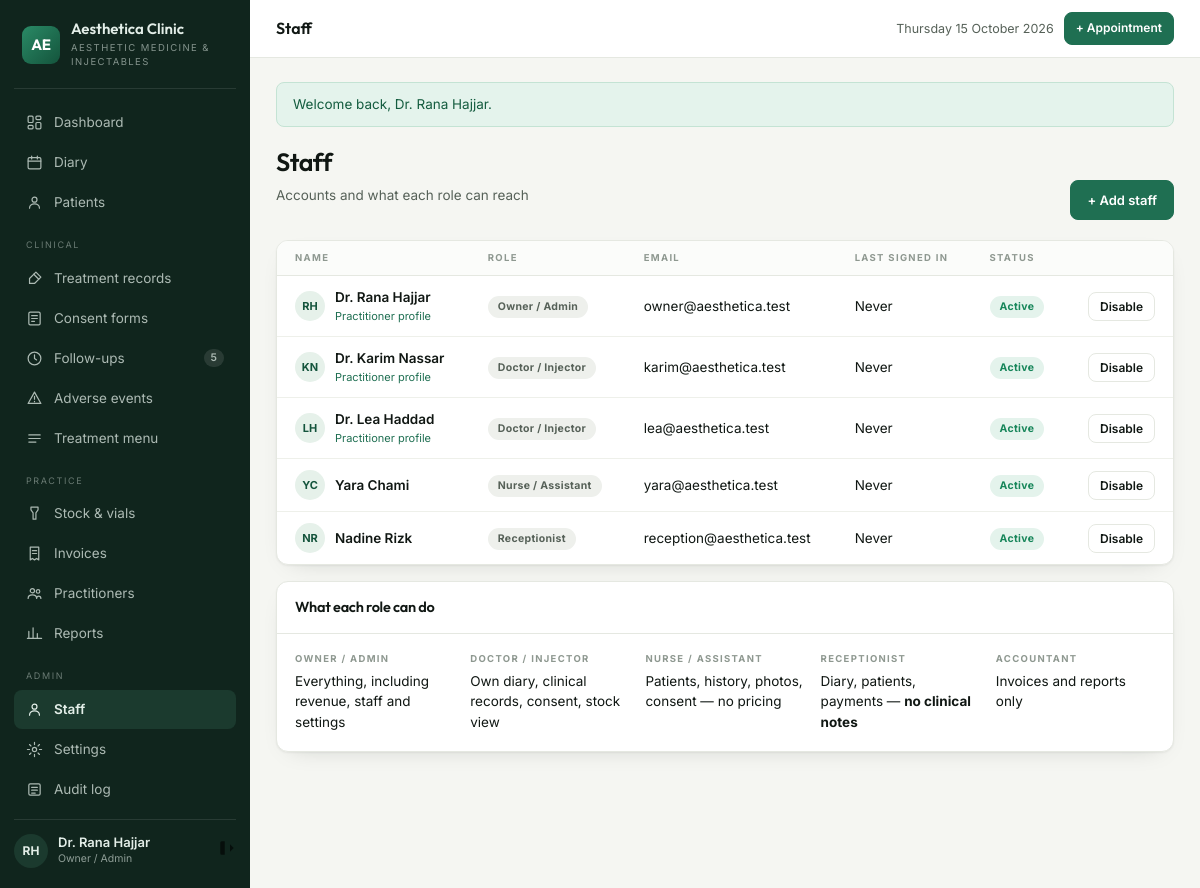
Page /staff (signed in) on the committed database.
### tables this page shows
CREATE TABLE `users` (
  `id` int(10) unsigned NOT NULL AUTO_INCREMENT,
  `role_id` tinyint(3) unsigned NOT NULL,
  `full_name` varchar(120) NOT NULL,
  `email` varchar(160) NOT NULL,
  `password_hash` varchar(255) NOT NULL,
  `phone` varchar(40) DEFAULT NULL,
  `avatar_initials` varchar(4) DEFAULT NULL,
  `is_active` tinyint(1) NOT NULL DEFAULT 1,
  `last_login_at` datetime DEFAULT NULL,
  `created_at` datetime NOT NULL DEFAULT current_timestamp(),
  `updated_at` datetime NOT NULL DEFAULT current_timestamp() ON UPDATE current_timestamp(),
  PRIMARY KEY (`id`),
  UNIQUE KEY `uq_users_email` (`email`),
  KEY `ix_users_role` (`role_id`),
  CONSTRAINT `fk_users_role` FOREIGN KEY (`role_id`) REFERENCES `roles` (`id`)
);

CREATE TABLE `roles` (
  `id` tinyint(3) unsigned NOT NULL AUTO_INCREMENT,
  `slug` varchar(40) NOT NULL,
  `name` varchar(80) NOT NULL,
  `description` varchar(255) DEFAULT NULL,
  PRIMARY KEY (`id`),
  UNIQUE KEY `uq_roles_slug` (`slug`)
);

### app/Core/View.php (called while the page is built, shortened)
<?php
final class View
{
    private static string $base = '';
    public static function setBase(string $base): void
    {
        self::$base = rtrim($base, '/');
    }
    public static function url(string $path = '/'): string
    {
        return self::$base . '/' . ltrim($path, '/');
    }
    public static function render(string $template, array $data = []): void
    {
        $content = self::capture($template, $data);
        $data['content'] = $content;
        $layout = $data['layout'] ?? 'layouts/app';
        extract($data, EXTR_SKIP);
        require __DIR__ . "/../Views/$layout.php";
    }
    public static function capture(string $template, array $data = []): string
    {
        extract($data, EXTR_SKIP);
        require __DIR__ . "/../Views/$template.php";
        return (string) ob_get_clean();
    }
}

### app/Core/Controller.php (called while the page is built, shortened)
<?php
abstract class Controller
{
    protected function view(string $template, array $data = []): void
    {
        View::render($template, $data);
    }
}

### app/Controllers/StaffController.php (called while the page is built, shortened)
<?php
final class StaffController extends Controller
{
    public function index(): void
    {
        $this->view('staff/index', [
            'title' => 'Staff',
            'staff' => DB::all(
                'SELECT u.*, r.name AS role_name, r.slug AS role_slug,
                        (SELECT id FROM practitioners pr WHERE pr.user_id = u.id) AS practitioner_id
                   FROM users u JOIN roles r ON r.id = u.role_id
                  ORDER BY r.id, u.full_name'
            ),
            'roles' => DB::all('SELECT * FROM roles ORDER BY id'),
        ]);
    }
}

### public/index.php (called while the page is built, shortened)
<?php
require __DIR__ . '/../app/Core/View.php';
require __DIR__ . '/../app/helpers.php';
$config = require __DIR__ . '/../config/config.php';
date_default_timezone_set($config['app']['timezone']);
$uri = $_SERVER['REQUEST_URI'] ?? '/';
$router = new Router();
try {
    $router->dispatch($_SERVER['REQUEST_METHOD'] ?? 'GET', $uri ?: '/');
} catch (Throwable $e) {
    http_response_code(500);
    if ($config['app']['debug']) {
        echo '<pre style="padding:20px;font:13px/1.6 monospace">'
            . htmlspecialchars($e->getMessage() . "\n\n" . $e->getTraceAsString()) . '</pre>';
    } else {
        View::render('errors/500', ['title' => 'Something went wrong']);
    }
}

### app/helpers.php (called while the page is built, shortened)
<?php
if (!function_exists('e')) {
    function e(mixed $value): string
    {
        return htmlspecialchars((string) $value, ENT_QUOTES | ENT_SUBSTITUTE, 'UTF-8');
    }
}
if (!function_exists('url')) {
    function url(string $path = '/'): string
    {
        return View::url($path);
    }
}
if (!function_exists('setting')) {
    function setting(string $key, string $default = ''): string
    {
        static $cache = null;
        if ($cache === null) {
            try {
                $cache = array_column(DB::all('SELECT `key`, `value` FROM settings'), 'value', 'key');
            } catch (Throwable) {
                $cache = [];
            }
        }
        return $cache[$key] ?? $default;
    }
}

### app/Core/Database.php (called while the page is built, shortened)
<?php
final class Database
{
    private static ?PDO $pdo = null;
    public static function connect(array $cfg): void
    {
        $dsn = "mysql:host={$cfg['host']};dbname={$cfg['name']};charset={$cfg['charset']}";
        self::$pdo = new PDO($dsn, $cfg['user'], $cfg['pass'], [
            PDO::ATTR_ERRMODE            => PDO::ERRMODE_EXCEPTION,
            PDO::ATTR_DEFAULT_FETCH_MODE => PDO::FETCH_ASSOC,
            PDO::ATTR_EMULATE_PREPARES   => false,
        ]);
    }
    public static function pdo(): PDO
    {
        return self::$pdo;
    }
    public static function run(string $sql, array $params = []): PDOStatement
    {
        $stmt = self::pdo()->prepare($sql);
        $stmt->execute($params);
        return $stmt;
    }
    public static function all(string $sql, array $params = []): array
    {
        return self::run($sql, $params)->fetchAll();
    }
    public static function value(string $sql, array $params = [], mixed $default = null): mixed
    {
        $v = self::run($sql, $params)->fetchColumn();
        return $v === false ? $default : $v;
    }
}

### app/Core/Auth.php (called while the page is built, shortened)
<?php
final class Auth
{
    public static function user(): ?array
    {
        return $_SESSION['user'] ?? null;
    }
    public static function can(string $permission): bool
    {
        return in_array($permission, $_SESSION['permissions'] ?? [], true);
    }
}

### app/Core/Support.php (called while the page is built, shortened)
<?php
final class Flash
{
    public static function take(): array
    {
        $all = $_SESSION['_flash'] ?? [];
        return $all;
    }
}

### app/Views/staff/index.php (the view, shortened to what this page needs)
<div class="ph">
  <div><h1>Staff</h1><p class="lead">Accounts and what each role can reach</p></div>
  <div class="actions"><a class="btn" href="<?= url('/staff/create') ?>">+ Add staff</a></div>
</div>
<div class="card"><div class="tw">
  <table>
    <thead><tr><th>Name</th><th>Role</th><th>Email</th><th>Last signed in</th><th>Status</th><th></th></tr></thead>
    <tbody>
    <?php foreach ($staff as $s): ?>
      <tr<?= $s['is_active'] ? '' : ' style="opacity:.55"' ?>>
        <td><div class="who"><span class="av"><?= e($s['avatar_initials'] ?: initials($s['full_name'])) ?></span>
          <span><span class="nm"><?= e($s['full_name']) ?></span>
            <?php if ($s['practitioner_id']): ?>
              <small><a href="<?= url('/practitioners/' . $s['practitioner_id']) ?>">Practitioner profile</a></small>
            <?php endif; ?></span></div></td>
        <td><span class="pill muted"><?= e($s['role_name']) ?></span></td>
        <td><?= e($s['email']) ?></td>
        <td><?= $s['last_login_at'] ? dt($s['last_login_at']) : 'Never' ?></td>
        <td><span class="pill <?= $s['is_active'] ? 'ok' : 'muted' ?>">
          <?= $s['is_active'] ? 'Active' : 'Disabled' ?></span></td>
        <td class="num">
          <form method="post" action="<?= url('/staff/' . $s['id'] . '/toggle') ?>">
            <button class="btn ghost sm" type="submit"><?= $s['is_active'] ? 'Disable' : 'Enable' ?></button>
          </form>
        </td>
      </tr>
    <?php endforeach; ?>
    </tbody>
  </table>
</div></div>
<div class="card">
  <div class="hd"><h3>What each role can do</h3></div>
  <div class="bd">
    <div class="meta">
      <div><div class="k">Owner / Admin</div><div class="v">Everything, including revenue, staff and settings</div></div>
      <div><div class="k">Doctor / Injector</div><div class="v">Own diary, clinical records, consent, stock view</div></div>
      <div><div class="k">Nurse / Assistant</div><div class="v">Patients, history, photos, consent — no pricing</div></div>
      <div><div class="k">Receptionist</div><div class="v">Diary, patients, payments — <strong>no clinical notes</strong></div></div>
      <div><div class="k">Accountant</div><div class="v">Invoices and reports only</div></div>
    </div>
  </div>
</div>

### app/Core/Router.php (shortened to what this page needs)
<?php
final class Router
{
    private array $routes = ['GET' => [], 'POST' => []];
    private function add(string $method, string $pattern, string $handler, ?string $permission): void
    {
        $regex = '#^' . preg_replace('#\{[a-z_]+\}#', '([0-9]+)', rtrim($pattern, '/')) . '/?$#';
        [$controller, $action] = explode('@', $handler);
        $this->routes[$method][] = [$regex, $controller, $action, $permission];
    }
    public function dispatch(string $method, string $uri): void
    {
        $path = '/' . trim(parse_url($uri, PHP_URL_PATH) ?: '/', '/');
        foreach ($this->routes[$method] ?? [] as [$regex, $controller, $action, $permission]) {
            if (!preg_match($regex, $path, $m)) {
                continue;
            }
            array_shift($m);
            (new $class())->{$action}(...array_map('intval', $m));
            return;
        }
    }
}

### app/Views/layouts/app.php (shortened to what this page needs)
<?php
$u = Auth::user();
$path = '/' . trim(parse_url($_SERVER['REQUEST_URI'] ?? '/', PHP_URL_PATH) ?: '', '/');
$on = static fn (string $p): string => ($p === '/' ? $path === '/' : str_starts_with($path, $p)) ? ' class="on"' : '';
?>
<!doctype html>
<html lang="en">
<head>
<title><?= e($title ?? 'Dashboard') ?> · <?= e(setting('clinic_name', 'Aesthetica')) ?></title>
<link rel="stylesheet" href="<?= url('assets/css/app.css') ?>">
</head>
<body>
<div class="shell">
  <aside class="side" id="side">
    <div class="brand">
      <div class="mark">AE</div>
      <div>
        <b><?= e(setting('clinic_name', 'Aesthetica')) ?></b>
        <small><?= e(setting('clinic_tagline', 'Clinic Suite')) ?></small>
      </div>
    </div>
    <nav class="nav">
      <a href="<?= url('/dashboard') ?>"<?= $on('/dashboard') ?>>
        <svg class="ico" viewBox="0 0 24 24"><rect x="3" y="3" width="7" height="9" rx="1.5"/><rect x="14" y="3" width="7" height="5" rx="1.5"/><rect x="14" y="12" width="7" height="9" rx="1.5"/><rect x="3" y="16" width="7" height="5" rx="1.5"/></svg>
        Dashboard</a>
      <?php if (Auth::can('appointments.view')): ?>
      <a href="<?= url('/appointments') ?>"<?= $on('/appointments') ?>>
        <svg class="ico" viewBox="0 0 24 24"><rect x="3" y="5" width="18" height="16" rx="2"/><path d="M8 3v4M16 3v4M3 10h18"/></svg>
        Diary</a>
      <?php endif; ?>
      <?php if (Auth::can('patients.view')): ?>
      <a href="<?= url('/patients') ?>"<?= $on('/patients') ?>>
        <svg class="ico" viewBox="0 0 24 24"><circle cx="12" cy="8" r="3.5"/><path d="M5 20c0-3.6 3.1-6 7-6s7 2.4 7 6"/></svg>
        Patients</a>
      <?php endif; ?>
      <div class="navsec">Clinical</div>
      <?php if (Auth::can('records.view')): ?>
      <a href="<?= url('/records') ?>"<?= $on('/records') ?>>
        <svg class="ico" viewBox="0 0 24 24"><path d="M14 3l7 7-9 9H5v-7z"/><path d="M11 6l7 7"/></svg>
        Treatment records</a>
      <?php endif; ?>
      <?php if (Auth::can('consents.manage')): ?>
      <a href="<?= url('/consents') ?>"<?= $on('/consents') ?>>
        <svg class="ico" viewBox="0 0 24 24"><rect x="4" y="3" width="16" height="18" rx="2"/><path d="M8 8h8M8 12h8M8 16h4"/></svg>
        Consent forms</a>
      <?php endif; ?>
      <?php if (Auth::can('followups.manage')):
          $due = (int) \App\Core\Database::value(
              "SELECT COUNT(*) FROM follow_ups WHERE status='pending' AND due_date <= CURDATE()"); ?>
      <a href="<?= url('/followups') ?>"<?= $on('/followups') ?>>
        <svg class="ico" viewBox="0 0 24 24"><circle cx="12" cy="12" r="9"/><path d="M12 7v5l3 2"/></svg>
        Follow-ups<?php if ($due): ?><span class="count"><?= $due ?></span><?php endif; ?></a>
      <?php endif; ?>
      <?php if (Auth::can('events.manage')): ?>
      <a href="<?= url('/events') ?>"<?= $on('/events') ?>>
        <svg class="ico" viewBox="0 0 24 24"><path d="M12 3l9 16H3z"/><path d="M12 9v4M12 16v.5"/></svg>
        Adverse events</a>
      <?php endif; ?>
      <a href="<?= url('/treatments') ?>"<?= $on('/treatments') ?>>
        <svg class="ico" viewBox="0 0 24 24"><path d="M4 7h16M4 12h16M4 17h10"/></svg>
        Treatment menu</a>
      <div class="navsec">Practice</div>
      <?php if (Auth::can('stock.view')): ?>
      <a href="<?= url('/stock') ?>"<?= $on('/stock') ?>>
        <svg class="ico" viewBox="0 0 24 24"><path d="M7 3h10v4l-3 4v9H10v-9L7 7z"/></svg>
        Stock &amp; vials</a>
      <?php endif; ?>
      <?php if (Auth::can('billing.view')): ?>
      <a href="<?= url('/invoices') ?>"<?= $on('/invoices') ?>>
        <svg class="ico" viewBox="0 0 24 24"><path d="M6 3h12v18l-3-2-3 2-3-2-3 2z"/><path d="M9 8h6M9 12h6"/></svg>
        Invoices</a>
      <?php endif; ?>
      <a href="<?= url('/practitioners') ?>"<?= $on('/practitioners') ?>>
        <svg class="ico" viewBox="0 0 24 24"><circle cx="9" cy="8" r="3"/><circle cx="17" cy="9" r="2.5"/><path d="M3 19c0-3 2.7-5 6-5s6 2 6 5M15 19c0-2 1-3.4 3-3.4s3 1.4 3 3.4"/></svg>
        Practitioners</a>
      <?php if (Auth::can('reports.view')): ?>
      <a href="<?= url('/reports') ?>"<?= $on('/reports') ?>>
        <svg class="ico" viewBox="0 0 24 24"><path d="M4 19V9M10 19V4M16 19v-7M22 19H2"/></svg>
        Reports</a>
      <?php endif; ?>
      <?php if (Auth::can('staff.manage')): ?>
      <div class="navsec">Admin</div>
      <a href="<?= url('/staff') ?>"<?= $on('/staff') ?>>
        <svg class="ico" viewBox="0 0 24 24"><circle cx="12" cy="8" r="3.5"/><path d="M5 20c0-3.6 3.1-6 7-6s7 2.4 7 6"/></svg>
        Staff</a>
      <a href="<?= url('/settings') ?>"<?= $on('/settings') ?>>
        <svg class="ico" viewBox="0 0 24 24"><circle cx="12" cy="12" r="3"/><path d="M12 2v3M12 19v3M2 12h3M19 12h3M5 5l2 2M17 17l2 2M19 5l-2 2M7 17l-2 2"/></svg>
        Settings</a>
      <a href="<?= url('/audit') ?>"<?= $on('/audit') ?>>
        <svg class="ico" viewBox="0 0 24 24"><rect x="4" y="4" width="16" height="16" rx="2"/><path d="M8 9h8M8 13h8M8 17h5"/></svg>
        Audit log</a>
      <?php endif; ?>
    </nav>
    <div class="sideuser">
      <div class="av"><?= e($u['avatar_initials'] ?: initials($u['full_name'])) ?></div>
      <div>
        <div class="nm"><?= e($u['full_name']) ?></div>
        <div class="rl"><?= e($u['role_name']) ?></div>
      </div>
      <a href="<?= url('/logout') ?>" title="Sign out">
        <svg class="ico" viewBox="0 0 24 24" style="width:18px;height:18px"><path d="M9 21H5a2 2 0 01-2-2V5a2 2 0 012-2h4M16 17l5-5-5-5M21 12H9"/></svg>
      </a>
    </div>
  </aside>
  <div style="min-width:0">
    <header class="top">
      <div class="where"><?= e($title ?? 'Dashboard') ?></div>
      <div class="right">
        <span class="today"><?= date('l j F Y') ?></span>
        <?php if (Auth::can('appointments.manage')): ?>
          <a class="btn sm" href="<?= url('/appointments/create') ?>">+ Appointment</a>
        <?php endif; ?>
      </div>
    </header>
    <main class="main">
      <?php foreach (Flash::take() as $f): ?>
        <div class="flash <?= e($f['type']) ?>"><?= e($f['message']) ?></div>
      <?php endforeach; ?>
      <?= $content ?>
    </main>
  </div>
</div>
</body>
</html>

### rows in the picture
users: avatar_initials "RH", full_name "Dr. Rana Hajjar", role.name "Owner / Admin", email "owner@aesthetica.test", shows "Never", is_active "Active"
roles: name "Owner / Admin"
users: avatar_initials "KN", full_name "Dr. Karim Nassar", role.name "Doctor / Injector", email "karim@aesthetica.test", shows "Never", is_active "Active"
users: avatar_initials "LH", full_name "Dr. Lea Haddad", role.name "Doctor / Injector", email "lea@aesthetica.test", shows "Never", is_active "Active"
users: avatar_initials "YC", full_name "Yara Chami", role.name "Nurse / Assistant", email "yara@aesthetica.test", shows "Never", is_active "Active"
users: avatar_initials "NR", full_name "Nadine Rizk", role.name "Receptionist", email "reception@aesthetica.test", shows "Never", is_active "Active"

### other values in the picture
setting('clinic_name', 'Aesthetica') "Aesthetica Clinic"
setting('clinic_tagline', 'Clinic Suite') "AESTHETIC MEDICINE & INJECTABLES"
$due "5"
$f['message'] "Welcome back, Dr. Rana Hajjar."
